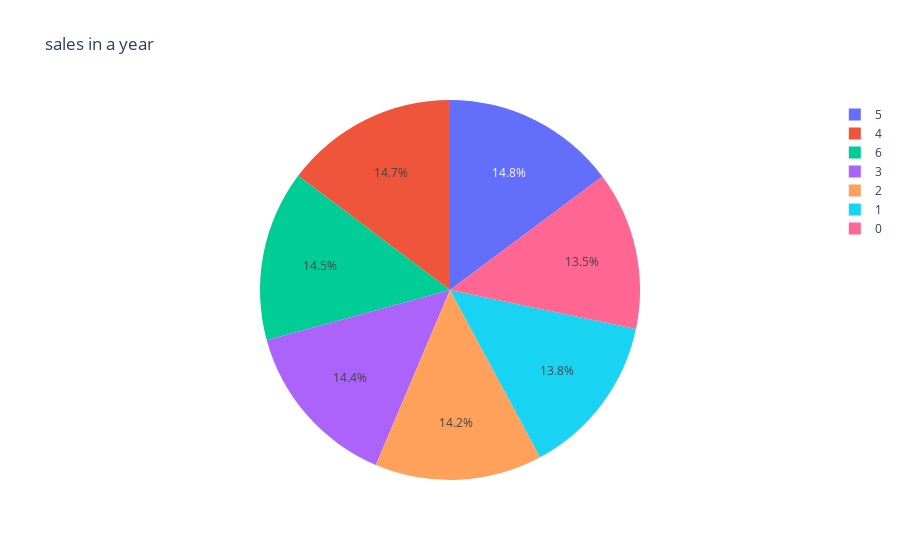

Notebook cell for this chart:
### Code cell
fig = pt.pie(data, values='COUNT', names='WEEKEND',title="sales in a year")
fig.show()

### Figure 1 — Plotly figure (JSON) as saved in the notebook; plotly's stock layout.template omitted (floating-point values rounded to 4 significant figures; data arrays with more than 128 entries replaced by an {"elided": "..."} marker saying what was removed)
{"data": [{"domain": {"x": [0, 1], "y": [0, 1]}, "hovertemplate": "WEEKEND=%{label}<br>COUNT=%{value}<extra></extra>", "labels": {"elided": "731 int values"}, "legendgroup": "", "name": "", "showlegend": true, "type": "pie", "values": {"elided": "731 int values"}}], "layout": {"legend": {"tracegroupgap": 0}, "title": {"text": "sales in a year"}}}
